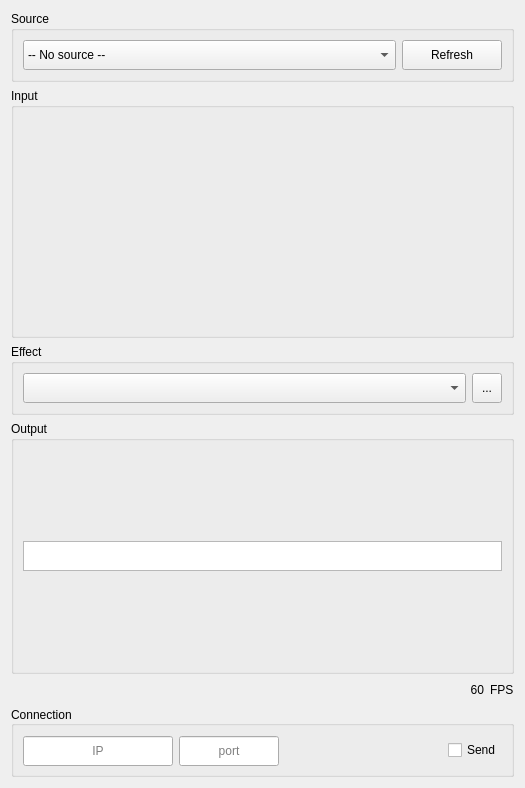
<?xml version="1.0" encoding="UTF-8"?>
<ui version="4.0">
 <class>Window</class>
 <widget class="QWidget" name="Window">
  <property name="geometry">
   <rect>
    <x>0</x>
    <y>0</y>
    <width>525</width>
    <height>788</height>
   </rect>
  </property>
  <property name="windowTitle">
   <string>Reactive LED Strip</string>
  </property>
  <layout class="QGridLayout" name="gridLayout">
   <property name="verticalSpacing">
    <number>6</number>
   </property>
   <item row="6" column="0">
    <widget class="QGroupBox" name="outputGroup">
     <property name="sizePolicy">
      <sizepolicy hsizetype="Preferred" vsizetype="Expanding">
       <horstretch>0</horstretch>
       <verstretch>0</verstretch>
      </sizepolicy>
     </property>
     <property name="minimumSize">
      <size>
       <width>0</width>
       <height>250</height>
      </size>
     </property>
     <property name="autoFillBackground">
      <bool>false</bool>
     </property>
     <property name="title">
      <string>Output</string>
     </property>
     <layout class="QVBoxLayout" name="verticalLayout_3">
      <property name="spacing">
       <number>0</number>
      </property>
      <item>
       <layout class="QVBoxLayout" name="outputLayout">
        <property name="spacing">
         <number>0</number>
        </property>
        <item>
         <widget class="QGraphicsView" name="previewView">
          <property name="minimumSize">
           <size>
            <width>0</width>
            <height>30</height>
           </size>
          </property>
          <property name="maximumSize">
           <size>
            <width>16777215</width>
            <height>30</height>
           </size>
          </property>
          <property name="focusPolicy">
           <enum>Qt::NoFocus</enum>
          </property>
          <property name="contextMenuPolicy">
           <enum>Qt::NoContextMenu</enum>
          </property>
          <property name="interactive">
           <bool>true</bool>
          </property>
         </widget>
        </item>
       </layout>
      </item>
     </layout>
    </widget>
   </item>
   <item row="1" column="0">
    <widget class="QGroupBox" name="sourceGroup">
     <property name="sizePolicy">
      <sizepolicy hsizetype="Preferred" vsizetype="Fixed">
       <horstretch>0</horstretch>
       <verstretch>0</verstretch>
      </sizepolicy>
     </property>
     <property name="title">
      <string>Source</string>
     </property>
     <property name="flat">
      <bool>false</bool>
     </property>
     <property name="checkable">
      <bool>false</bool>
     </property>
     <layout class="QHBoxLayout" name="horizontalLayout">
      <item>
       <widget class="QComboBox" name="sourceComboBox">
        <property name="minimumSize">
         <size>
          <width>0</width>
          <height>30</height>
         </size>
        </property>
        <property name="maximumSize">
         <size>
          <width>16777215</width>
          <height>30</height>
         </size>
        </property>
        <item>
         <property name="text">
          <string>-- No source --</string>
         </property>
        </item>
       </widget>
      </item>
      <item>
       <widget class="QPushButton" name="sourceButton">
        <property name="minimumSize">
         <size>
          <width>100</width>
          <height>30</height>
         </size>
        </property>
        <property name="maximumSize">
         <size>
          <width>100</width>
          <height>30</height>
         </size>
        </property>
        <property name="text">
         <string>Refresh</string>
        </property>
       </widget>
      </item>
     </layout>
    </widget>
   </item>
   <item row="8" column="0">
    <widget class="QGroupBox" name="connectionGroup">
     <property name="sizePolicy">
      <sizepolicy hsizetype="Preferred" vsizetype="Fixed">
       <horstretch>0</horstretch>
       <verstretch>0</verstretch>
      </sizepolicy>
     </property>
     <property name="title">
      <string>Connection</string>
     </property>
     <property name="alignment">
      <set>Qt::AlignLeading|Qt::AlignLeft|Qt::AlignVCenter</set>
     </property>
     <layout class="QHBoxLayout" name="horizontalLayout_2">
      <item>
       <widget class="QLineEdit" name="ipLineEdit">
        <property name="minimumSize">
         <size>
          <width>150</width>
          <height>30</height>
         </size>
        </property>
        <property name="maximumSize">
         <size>
          <width>150</width>
          <height>28</height>
         </size>
        </property>
        <property name="accessibleName">
         <string/>
        </property>
        <property name="text">
         <string/>
        </property>
        <property name="alignment">
         <set>Qt::AlignCenter</set>
        </property>
        <property name="placeholderText">
         <string>IP</string>
        </property>
       </widget>
      </item>
      <item>
       <widget class="QLineEdit" name="portLineEdit">
        <property name="minimumSize">
         <size>
          <width>100</width>
          <height>30</height>
         </size>
        </property>
        <property name="maximumSize">
         <size>
          <width>100</width>
          <height>28</height>
         </size>
        </property>
        <property name="text">
         <string/>
        </property>
        <property name="alignment">
         <set>Qt::AlignCenter</set>
        </property>
        <property name="dragEnabled">
         <bool>false</bool>
        </property>
        <property name="placeholderText">
         <string>port</string>
        </property>
       </widget>
      </item>
      <item>
       <spacer name="horizontalSpacer_2">
        <property name="orientation">
         <enum>Qt::Horizontal</enum>
        </property>
        <property name="sizeHint" stdset="0">
         <size>
          <width>40</width>
          <height>20</height>
         </size>
        </property>
       </spacer>
      </item>
      <item>
       <widget class="QCheckBox" name="connectionCheckBox">
        <property name="text">
         <string>Send</string>
        </property>
       </widget>
      </item>
     </layout>
    </widget>
   </item>
   <item row="3" column="0">
    <widget class="QGroupBox" name="effectGroup">
     <property name="sizePolicy">
      <sizepolicy hsizetype="Preferred" vsizetype="Fixed">
       <horstretch>0</horstretch>
       <verstretch>0</verstretch>
      </sizepolicy>
     </property>
     <property name="title">
      <string>Effect</string>
     </property>
     <layout class="QHBoxLayout" name="horizontalLayout_3">
      <item>
       <widget class="QComboBox" name="effectComboBox">
        <property name="minimumSize">
         <size>
          <width>0</width>
          <height>30</height>
         </size>
        </property>
        <property name="maximumSize">
         <size>
          <width>16777215</width>
          <height>30</height>
         </size>
        </property>
       </widget>
      </item>
      <item>
       <widget class="QToolButton" name="effectToolButton">
        <property name="minimumSize">
         <size>
          <width>30</width>
          <height>30</height>
         </size>
        </property>
        <property name="maximumSize">
         <size>
          <width>16777215</width>
          <height>30</height>
         </size>
        </property>
        <property name="text">
         <string>...</string>
        </property>
       </widget>
      </item>
     </layout>
    </widget>
   </item>
   <item row="2" column="0">
    <widget class="QGroupBox" name="inputGroup">
     <property name="sizePolicy">
      <sizepolicy hsizetype="Preferred" vsizetype="Expanding">
       <horstretch>0</horstretch>
       <verstretch>0</verstretch>
      </sizepolicy>
     </property>
     <property name="minimumSize">
      <size>
       <width>0</width>
       <height>250</height>
      </size>
     </property>
     <property name="maximumSize">
      <size>
       <width>16777215</width>
       <height>250</height>
      </size>
     </property>
     <property name="title">
      <string>Input</string>
     </property>
     <property name="checkable">
      <bool>false</bool>
     </property>
     <layout class="QVBoxLayout" name="verticalLayout_2">
      <property name="spacing">
       <number>9</number>
      </property>
      <property name="leftMargin">
       <number>9</number>
      </property>
      <property name="topMargin">
       <number>9</number>
      </property>
      <property name="rightMargin">
       <number>9</number>
      </property>
      <property name="bottomMargin">
       <number>9</number>
      </property>
      <item>
       <widget class="QSplitter" name="inputSplitter">
        <property name="orientation">
         <enum>Qt::Horizontal</enum>
        </property>
        <property name="handleWidth">
         <number>1</number>
        </property>
       </widget>
      </item>
     </layout>
    </widget>
   </item>
   <item row="7" column="0">
    <layout class="QHBoxLayout" name="fpsLayout">
     <property name="spacing">
      <number>6</number>
     </property>
     <property name="sizeConstraint">
      <enum>QLayout::SetDefaultConstraint</enum>
     </property>
     <property name="leftMargin">
      <number>0</number>
     </property>
     <property name="topMargin">
      <number>0</number>
     </property>
     <property name="rightMargin">
      <number>0</number>
     </property>
     <property name="bottomMargin">
      <number>0</number>
     </property>
     <item>
      <spacer name="horizontalSpacer">
       <property name="orientation">
        <enum>Qt::Horizontal</enum>
       </property>
       <property name="sizeType">
        <enum>QSizePolicy::Expanding</enum>
       </property>
       <property name="sizeHint" stdset="0">
        <size>
         <width>40</width>
         <height>20</height>
        </size>
       </property>
      </spacer>
     </item>
     <item>
      <widget class="QLabel" name="fpsLabel">
       <property name="sizePolicy">
        <sizepolicy hsizetype="Preferred" vsizetype="Fixed">
         <horstretch>0</horstretch>
         <verstretch>0</verstretch>
        </sizepolicy>
       </property>
       <property name="text">
        <string>60</string>
       </property>
       <property name="alignment">
        <set>Qt::AlignRight|Qt::AlignTrailing|Qt::AlignVCenter</set>
       </property>
      </widget>
     </item>
     <item>
      <widget class="QLabel" name="label">
       <property name="sizePolicy">
        <sizepolicy hsizetype="Preferred" vsizetype="Fixed">
         <horstretch>0</horstretch>
         <verstretch>0</verstretch>
        </sizepolicy>
       </property>
       <property name="text">
        <string>FPS</string>
       </property>
      </widget>
     </item>
    </layout>
   </item>
  </layout>
 </widget>
 <tabstops>
  <tabstop>ipLineEdit</tabstop>
  <tabstop>portLineEdit</tabstop>
 </tabstops>
 <resources/>
 <connections/>
</ui>
